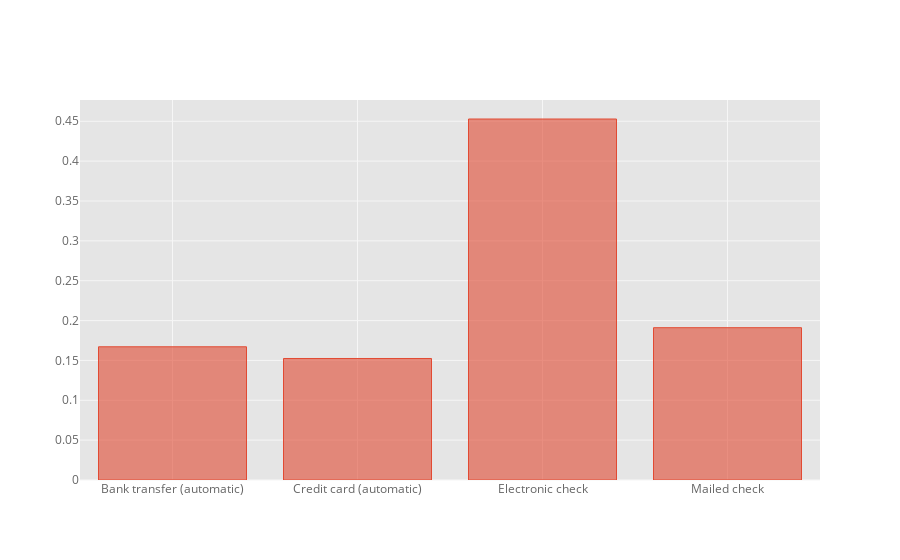

Here is the notebook cell this chart was saved with:
### Code cell
data.iplot(kind='bar', x='PaymentMethod')

### Figure 1 — Plotly figure (JSON) as saved in the notebook; plotly's stock layout.template omitted (floating-point values rounded to 4 significant figures)
{"data": [{"marker": {"color": "rgba(226, 74, 51, 0.6)", "line": {"color": "rgba(226, 74, 51, 1.0)", "width": 1}}, "name": "ChurnBinary", "orientation": "v", "text": "", "type": "bar", "uid": "480fbb97-a76c-4b73-aaa1-b4d384147db5", "x": ["Bank transfer (automatic)", "Credit card (automatic)", "Electronic check", "Mailed check"], "y": [0.1671, 0.1524, 0.4529, 0.1911]}], "layout": {"legend": {"bgcolor": "#FFFFFF", "font": {"color": "#666666"}}, "paper_bgcolor": "#FFFFFF", "plot_bgcolor": "#E5E5E5", "title": {"font": {"color": "#151516"}}, "xaxis": {"gridcolor": "#F6F6F6", "showgrid": true, "tickfont": {"color": "#666666"}, "title": {"font": {"color": "#666666"}, "text": ""}, "zerolinecolor": "#F6F6F6"}, "yaxis": {"gridcolor": "#F6F6F6", "showgrid": true, "tickfont": {"color": "#666666"}, "title": {"font": {"color": "#666666"}, "text": ""}, "zerolinecolor": "#F6F6F6"}}}
